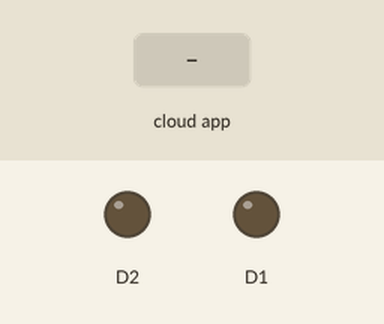
Simulated run of this sketch. Board: ESP8266 (NodeMCU). Parts: output pins drawn as LEDs (lit = HIGH). The test bench sets the inputs (shaded band). WiFi joins after 1.5 s; servers stay silent unless stated; the Firebase database answers and starts empty; pins used as bus, display or sensor lines are not drawn; what the sketch prints to the serial monitor is not drawn.

Above: at 2.7 s.
2.8 s: the phone or cloud app sets status to 1
At 4.4 s:
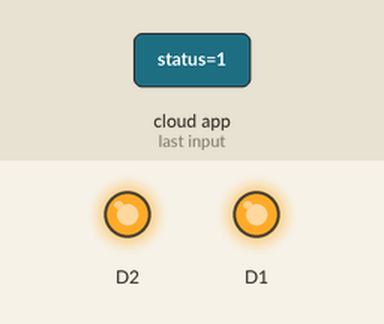
5.4 s: the phone or cloud app sets status to 0
At 7.5 s:
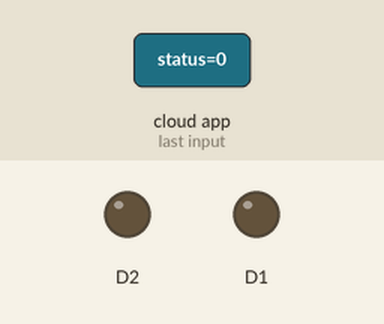
Timing chart, 0 to 9.0 s (numbered marks = the images above; inputs shaded):
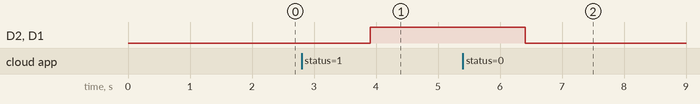

The sketch:

esp.ino
```cpp
#include <ESP8266WiFi.h>
#include <string.h>
#include <FirebaseArduino.h>
#define FIREBASE_HOST "cartask-2ee8b-default-rtdb.firebaseio.com"
#define FIREBASE_AUTH "e8PcgQxuXxO99KEQp1u32chsusbHqClbO5kdviyO"


#define WIFI_SSID "DESKTOP-N6LQPOV 6238"
#define WIFI_PASSWORD "d39M=084"

//define sound velocity in cm/uS
#define SOUND_VELOCITY
#define CM_TO_INCH
const int trigPin = 12;
const int echoPin = 14;
int n;
long duration;
float distanceCm;
void setup()
{
  pinMode(trigPin, OUTPUT); // Sets the trigPin as an Output
  pinMode(echoPin, INPUT); // Sets the echoPin as an Input
  Serial.begin(115200);
  WiFi.begin(WIFI_SSID, WIFI_PASSWORD);
  Serial.print("Connecting to ");
  Serial.print(WIFI_SSID);
  while (WiFi.status() != WL_CONNECTED) {
    Serial.print(".");
    delay(500);
  }

  Serial.println();
  Serial.print("Connected");
  Serial.print("IP Address: ");
  Serial.println(WiFi.localIP());                               //prints local IP address
  Firebase.begin(FIREBASE_HOST, FIREBASE_AUTH);                 // connect to the firebase
  pinMode(D1,OUTPUT);
  pinMode(D2,OUTPUT);

}

void loop()
{
  // Clears the trigPin
  digitalWrite(trigPin, LOW);
  delayMicroseconds(2);
  // Sets the trigPin on HIGH state for 10 micro seconds
  digitalWrite(trigPin, HIGH);
  delayMicroseconds(10);
  digitalWrite(trigPin, LOW);
  // Reads the echoPin, returns the sound wave travel time in microseconds
//  duration = pulseIn(echoPin, HIGH);
  // Calculate the distance
//  distanceCm = duration * SOUND_VELOCITY/2;
  // Convert to inches
  // Prints the distance on the Serial Monitor
//  Serial.print("Distance (cm): ");
//  Serial.println(distanceCm);
//  if (distanceCm <=20 ){
//    digitalWrite(D1,0);
//    digitalWrite(D2,1);
//    digitalWrite(D4,1);
//    Serial.print("stop");
//    delay(2000);
//
//  }
  delay(1000);
  n=Firebase.getInt("status/status");
  if (Firebase.failed())
    {

      Serial.print("pushing /logs failed:");
      Serial.println(Firebase.error());
  }
  Serial.print(n);
  if (n==1) {
      digitalWrite(D1,1);
      digitalWrite(D2,1);
      Serial.println("F");
  }
   else if (n==2){
   digitalWrite(D1,0);
   digitalWrite(D2,0);
   Serial.println("L");
 }
    else if ((n==3 ) || (n == 0)){
   digitalWrite(D1,0);
   digitalWrite(D2,0);
   Serial.println("S");
 }
 else if (n==4){
   digitalWrite(D1,1);
   digitalWrite(D2,0);
   Serial.println("R");
 }
  delay(100);
}
```

Measured:
- after the input at 2.8 s, D2, D1: LOW → HIGH after 1.1 s
- after the input at 5.4 s, D2, D1: HIGH → LOW after 1.0 s
